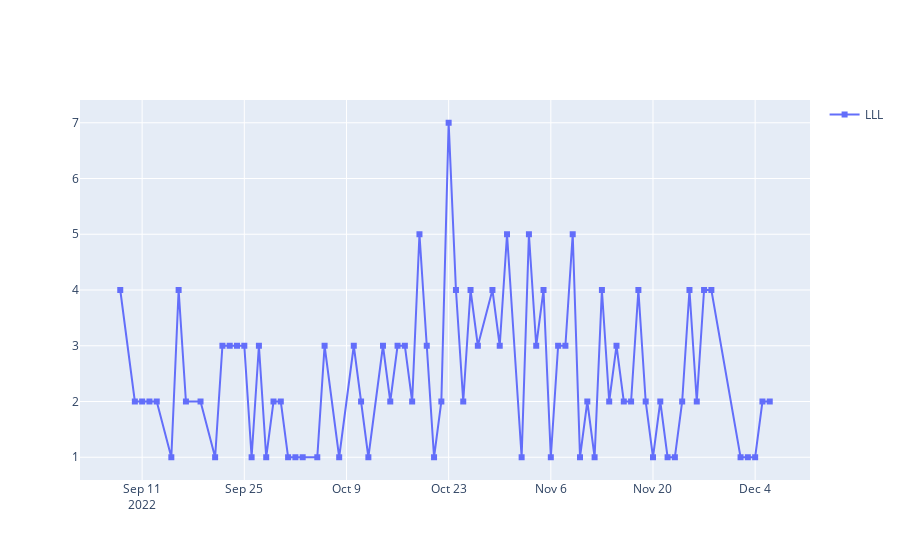

Notebook code for this chart:
### Code cell
panda = test_df.loc[test_df['type'] == 'liquid based']
panda = panda.loc[panda['result'] == 'LLL']
frame = panda.groupby('day')
another_frame = pd.DataFrame()
another_frame['count'] = frame['result'].count()
another_frame = another_frame.reset_index()
# another_frame
graph = go.Figure()
graph.add_trace(go.Scatter(x=another_frame['day'], y= another_frame['count'], mode="markers+lines", name='LLL', marker_symbol= 1, showlegend=True))
graph
